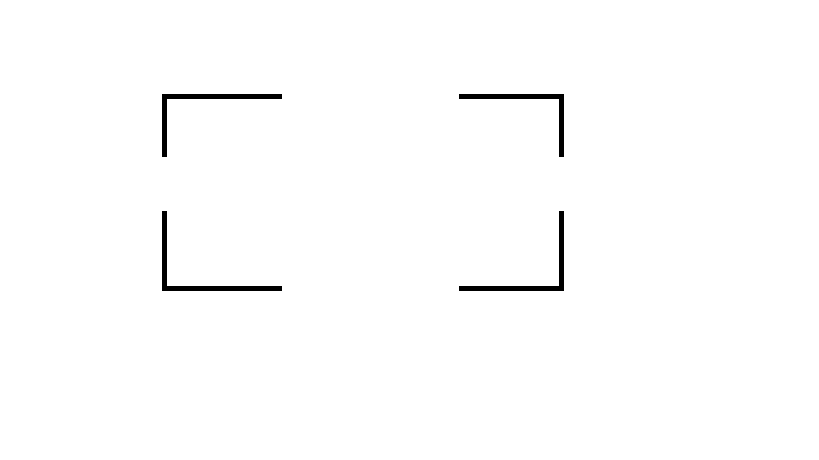
#> input picture MBS4544_2022-11-14/lines.png, 819 x 460 px, given in place of the camera
$ python edge_detection.py   (older library calls are emulated)
#> lines starting #> are read from the running program, lines starting #| are printed output that depends on the picture; after the words box and inside, x2 and y2 are one past the last pixel; in counts of white or black regions, pixels touching at a corner belong together
import cv2
import numpy as np

cap = cv2.VideoCapture(0)

while True:
    ret, frame = cap.read()
#> frame is the input picture: shape (460, 819, 3); 99% white; 4 black regions, box (x1, y1, x2, y2) and area: (162, 211, 282, 291) 975, (459, 211, 564, 291) 900, (162, 94, 282, 157) 890, (459, 94, 564, 157) 815
    blur = cv2.GaussianBlur(frame, (5,5), 0)
    canny = cv2.Canny(blur,50, 150)
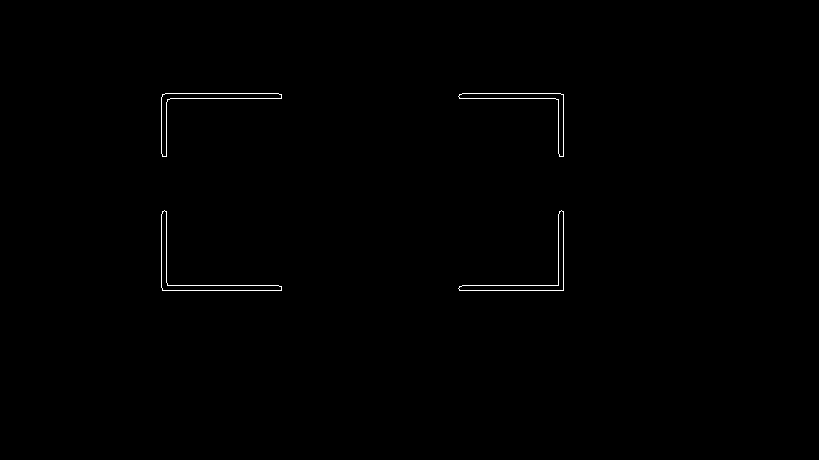
#> canny: shape (460, 819); 0.38% white in thin lines or dots, all inside (x1, y1, x2, y2) = (161, 93, 564, 291)
    laplacian = cv2.Laplacian(blur, cv2.CV_64F)
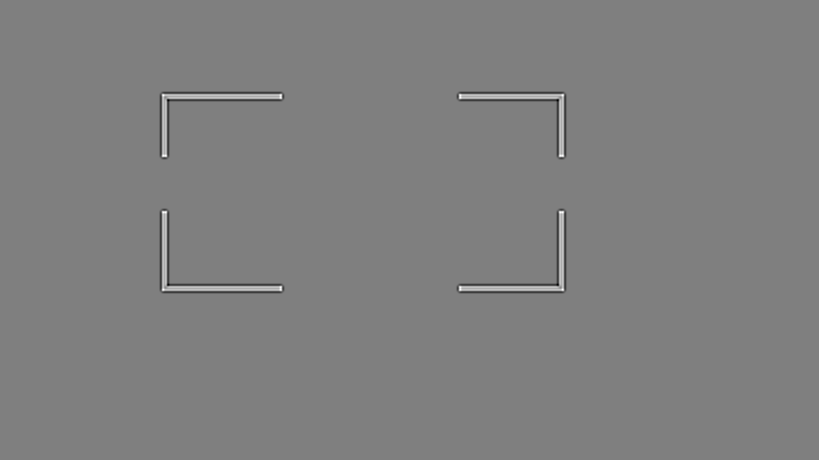
#> laplacian: shape (460, 819, 3) float64; min -90, max 90, mean 0; drawn with min black and max white


    cv2.imshow("Frame", frame)
    cv2.imshow("Blur", blur)
    cv2.imshow("Laplacian", laplacian)
    cv2.imshow("Canny", canny)
    if cv2.waitKey(1) & 0xff == 27:
#> (key Esc is pressed here)
        break

cap.release()
cv2.destroyAllWindows()
